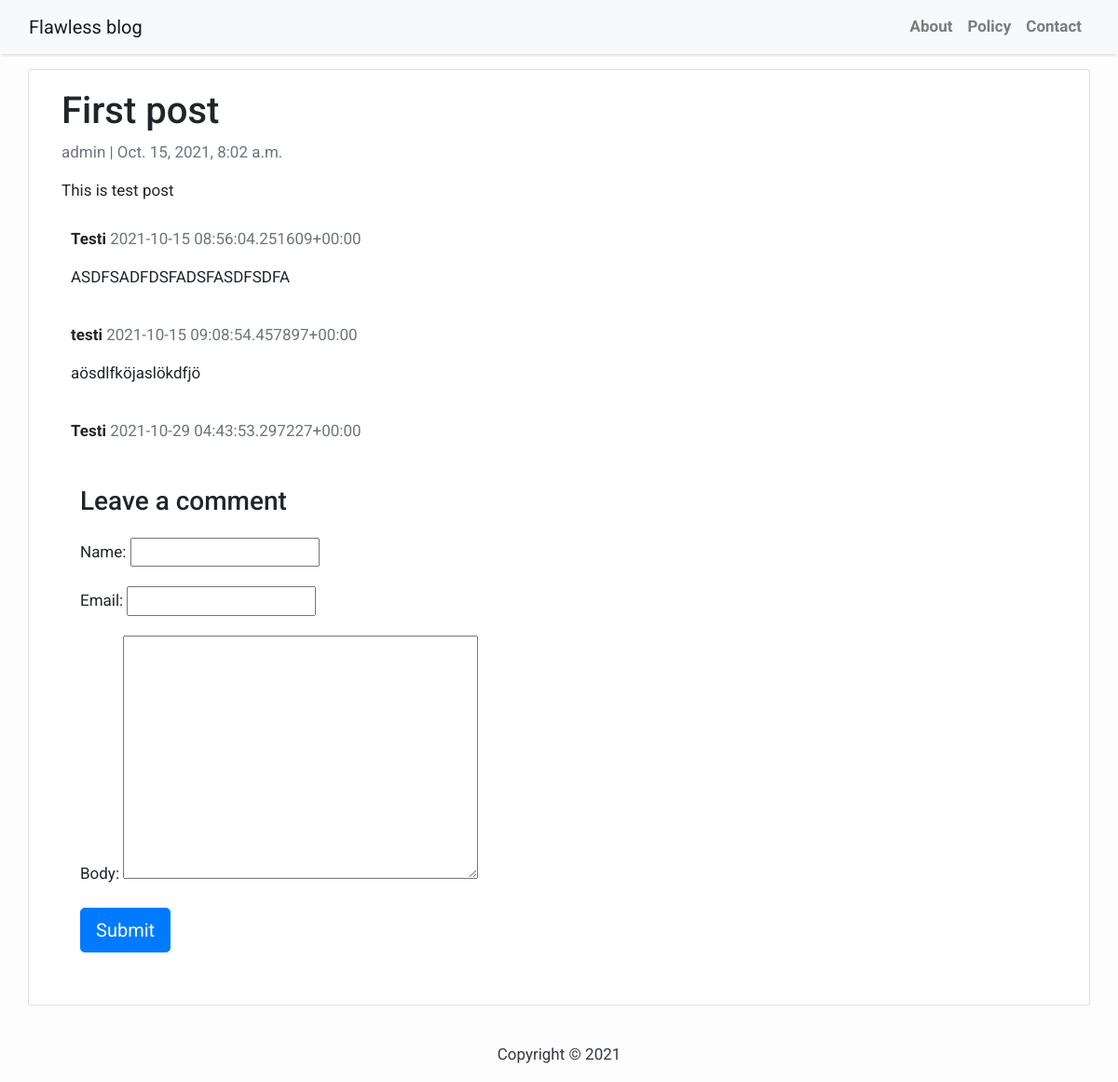
Page /test/ on the committed database.
### blog/models.py (models this page shows, shortened)
class Post(models.Model):
    title = models.CharField(max_length=200, unique=True)
    slug = models.SlugField(max_length=200, unique=True)
    author = models.ForeignKey(User, on_delete= models.CASCADE,related_name='blog_posts')
    updated_on = models.DateTimeField(auto_now= True)
    content = models.TextField()
    created_on = models.DateTimeField(auto_now_add=True)
    status = models.IntegerField(choices=STATUS, default=0)
    class Meta:
        ordering = ['-created_on']
    def __str__(self):
        return self.title

class Comment(models.Model):
    post = models.ForeignKey(Post,on_delete=models.CASCADE,related_name='comments')
    name = models.CharField(max_length=80)
    email = models.EmailField()
    body = models.TextField()
    created_on = models.DateTimeField(auto_now_add=True)
    active = models.BooleanField(default=False)
    class Meta:
        ordering = ['created_on']

### blog/views.py (the view)
# urls.py: path('<slug:slug>/', views.post_detail, name='post_detail'),
@csrf_exempt
def post_detail(request, slug):
    template_name = 'post_detail.html'
    post = get_object_or_404(Post, slug=slug)
    print(post)
    comments = post.comments.filter(active=True)
    new_comment = None
    random_text = lorem.sentence()
    if request.method == 'POST':
        comment_form = CommentForm(data=request.POST)
        new_comment = comment_form.save(commit=False)
        new_comment.post = post
        new_comment.save()
    else:
        comment_form = CommentForm()
    return render(request, template_name, {'post': post,
                                           'comments': comments,
                                           'new_comment': new_comment,
                                           'comment_form': comment_form,
                                           'random_text': random_text})

### blog/forms.py
class CommentForm(forms.ModelForm):
    class Meta:
        model = Comment
        fields = ('name', 'email', 'body')

### blog/templates/post_detail.html (shortened to what this page needs)
{% extends 'base.html' %} {% block content %}
<div class="container">
  <div class="row">
    <div class="col-md-12 card mb-4  mt-3 top">
      <div class="card-body">
        <h1>{% block title %} {{ post.title }} {% endblock title %}</h1>
        <p class=" text-muted">{{ post.author }} | {{ post.created_on }}</p>
        <p class="card-text ">{{ post.content }}</p>
        {% for comment in comments %}
        <div class="comments" style="padding: 10px;">
          <p class="font-weight-bold">
            {% autoescape off %}
              {{ comment.name }}
            {% endautoescape %}
            <span class=" text-muted font-weight-normal">
              {{ comment.created_on|safe }}
            </span>
          </p>
          {{ comment.body|safe | linebreaks }}
        </div>
        {% endfor %}
        <div class="card-body">
            {% if new_comment %}
            <div class="alert alert-success" role="alert">
              Your comment is awaiting moderation
            </div>
            {% else %}
            <h3>Leave a comment</h3>
            <form method="post" style="margin-top: 1.3em;">
              {{ comment_form.as_p }}
              <button type="submit" class="btn btn-primary  btn-lg">Submit</button>
            </form>
            {% endif %}
          </div>
      </div>
    </div>
  </div>
</div>
{% endblock content %}

### blog/templates/base.html (shortened to what this page needs)
<!DOCTYPE html>
<html>
    <head>
        <link rel="stylesheet" href="https://maxcdn.bootstrapcdn.com/bootstrap/4.0.0/css/bootstrap.min.css"
 />
    </head>
    <body>
        <nav class="navbar navbar-expand-lg navbar-light bg-light shadow" id="mainNav">
            <div class="container-fluid">
                <a class="navbar-brand" href="{% url 'home' %}">Flawless blog</a>
                <div class="collapse navbar-collapse" id="navbarResponsive">
                    <ul class="navbar-nav ml-auto">
                        <li class="nav-item text-black">
                            <a class="nav-link text-black font-weight-bold" href="#">About</a>
                        </li>
                        <li class="nav-item text-black">
                            <a class="nav-link text-black font-weight-bold" href="#">Policy</a>
                        </li>
                        <li class="nav-item text-black">
                            <a class="nav-link text-black font-weight-bold" href="#">Contact</a>
                        </li>
                    </ul>
                </div>
            </div>
        </nav>
        {% block content %}{% endblock content %}
        <footer class="py-3 bg-grey">
            <p class="m-0 text-dark text-center ">Copyright &copy; 2021</p>
        </footer>
    </body>
</html>

### blog/templates/base.html (style rules this page uses)
body { font-family: "Roboto", sans-serif; font-size: 17px; background-color: #fdfdfd; }
.shadow { box-shadow: 0 4px 2px -2px rgba(0, 0, 0, 0.1); }

### rows in the picture
Post: title "First post", author "admin", created_on "Oct. 15, 2021, 8:02 a.m.", content "This is test post"
Comment: name "Testi", created_on "2021-10-15 08:56:04.251609+00:00", body "ASDFSADFDSFADSFASDFSDFA"
Comment: name "testi", created_on "2021-10-15 09:08:54.457897+00:00", body "aösdlfköjaslökdfjö"
Comment: name "Testi", created_on "2021-10-29 04:43:53.297227+00:00"
